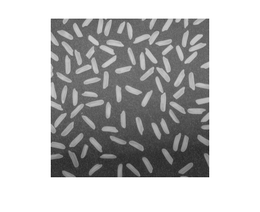
%> input picture rice.tif, 260 x 212 px, shrunk from 420 x 342 before the run
$ octave image_enhancement_grayscale.m   (GNU Octave 9; MATLAB toolbox functions it lacks are replaced by stand-ins)
%> lines starting %> are read from the running program, lines starting %| are printed output that depends on the picture; in (x1, y1, x2, y2) boxes, pixels count from 0 and x2, y2 are one past the last pixel; in counts of white or black regions, pixels touching at a corner belong together; the program's own positions count from 1

clear all;
clc;
A=[];
piA=[];


 III = rgb2gray(imread('rice.tif'));
%> III: size 212x260 uint8; min 22, max 255, mean 189.3
 II = imcrop(III,[80 30 240 200]);
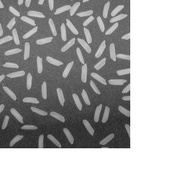
%> II: size 183x181 uint8; min 22, max 255, mean 169.9
 I = double(II);
 xmax = max(max(max(I)));
%> xmax = 255
 fim = I/xmax;


 canny_III = edge(III,'Canny');
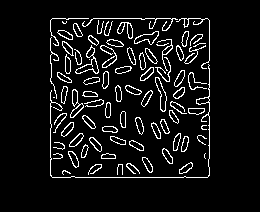
%> canny_III: size 212x260 logical; 7.6% white in thin lines or dots, all inside (x1, y1, x2, y2) = (50, 18, 210, 178)
 canny_II = imcrop(canny_III,[80 30 240 200]);
%> canny_II: size 183x181 logical; 8.9% white in thin lines or dots, all inside (x1, y1, x2, y2) = (0, 0, 131, 149)
 canny_I = double(canny_II);
 canny_max = max(max(max(canny_I)));
%> canny_max = 1
 canny_fim = canny_I/canny_max;


 sobel_III = edge(III,'Sobel');
 sobel_II = imcrop(sobel_III,[80 30 240 200]);
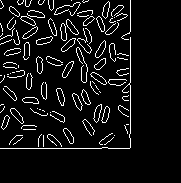
%> sobel_II: size 183x181 logical; 7.2% white in thin lines or dots, all inside (x1, y1, x2, y2) = (0, 0, 131, 149)
 sobel_I = double(sobel_II);
 sobel_max = max(max(max(sobel_I)));
%> sobel_max = 1
 sobel_fim = sobel_I/sobel_max;


% [34 lines of commented-out code are left out]
a=0.3; b=0.8;
threshold =0.9;


t1 = [a a a; 0 0 -1; b b b];
t2 = [a a b; a b 0; b 0 0];
t3 = [b b b; 0 0 0; a a a];
t4 = [b a a; 0 b a; 0 0 b];
t5 = [b a 0;b a 0; b a 0];
t6 = [a 0 b;a 0 b; a 0 b];
t7 = [0 0 0; b b b; a a a];
t8 = [0 b a; 0 b a; 0 b a];
t9 = [a a a; b b b;0 0 0];
t10 = [a b 0; a b 0;a b 0];
t11 = [0 0 0; a a a;b b b];
t12 = [0 a b; 0 a b; 0 a b];
t13 = [b b b; a a a; 0 0 0];
t14 = [b 0 a; b 0 a; b 0 a];
t15 = [b 0 0; b 0 a; a a b];
t16 = [0 0 b; 0 b a; b a a];


[r,k] = size(I);
%> r = 183; k = 181
fedgeim = zeros(r,k);
r1 = fim(2,:);
%> r1 = 181 values, max 1 at index 132, min 0.365 at index 130, mean 0.622
r2 = fim(r-1,:);
%> r2 = 181 values from 1 to 1
c1 = fim(:,2);
%> c1 = 183 values, max 1 at index 150, min 0.141 at index 148, mean 0.53
c2 = fim(:,k-1);
%> c2 = 183 values from 1 to 1
b1 = [0 r1 0];
%> b1 = 183 values, max 1 at index 133, min 0 at index 1, mean 0.615
b2 = [0 r2 0];
%> b2 = 183 values, max 1 at index 2, min 0 at index 1, mean 0.989
b3 = [c1 fim c2];
bfim = [b1;b3;b2];
bfim(1,1) = fim(1,1);
%> bfim: size 185x183 double; min 0, max 1, mean 0.669; mean of the top-left, top-right, bottom-left and bottom-right quarters 0.501, 0.776, 0.583, 0.811
bfim(r+2, k+2) = fim(r,k);
bfim(1,k+2) = fim(1,k);
bfim(r+2,1) = fim(r,1);
%> bfim: size 185x183 double; min 0.0863, max 1, mean 0.669

c= 0.2;
pibfim = c*(1-bfim);
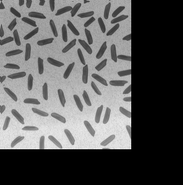
%> pibfim: size 185x183 double; min 0, max 0.183, mean 0.0662; drawn with min black and max white
pit1 = c*(1-t1);pit2 = c*(1-t2);pit3 = c*(1-t3);pit4 = c*(1-t4);pit5 = c*(1-t5);pit6 = c*(1-t6);pit7 = c*(1-t7);
pit8 = c*(1-t8);pit9 = c*(1-t9);pit10 = c*(1-t10);pit11 = c*(1-t11);pit12 = c*(1-t12);pit13 = c*(1-t13);
pit14 = c*(1-t14);pit15 = c*(1-t15);pit16 = c*(1-t16);


alpha= 0.8;
for i = 2:r+1
    for j = 2:k+1
        A = [bfim(i-1,j-1) bfim(i,j-1) bfim(i+1,j-1) ; bfim(i-1,j) bfim(i,j) bfim(i+1,j) ; bfim(i-1,j+1) bfim(i,j+1) bfim(i+1,j+1)];
        piA = [pibfim(i-1,j-1) pibfim(i,j-1) pibfim(i+1,j-1) ; pibfim(i-1,j) pibfim(i,j) pibfim(i+1,j) ; pibfim(i-1,j+1) pibfim(i,j+1) pibfim(i+1,j+1)];


        d1 = alpha*(1-3/4*abs((2*A + A*A +(1-A)*(1-A))/3-(2*t1 + t1*t1 +(1-t1)*(1-t1))/3));
        min1 =min(min(d1));
        d2 = alpha*(1-3/4*abs((2*A + A*A +(1-A)*(1-A))/3-(2*t2 + t2*t2 +(1-t2)*(1-t2))/3));
        min2 =min(min(d2));
        d3 = alpha*(1-3/4*abs((2*A + A*A +(1-A)*(1-A))/3-(2*t3 + t3*t3 +(1-t3)*(1-t3))/3));
        min3 =min(min(d3));
        d4 = alpha*(1-3/4*abs((2*A + A*A +(1-A)*(1-A))/3-(2*t4 + t4*t4 +(1-t4)*(1-t4))/3));
        min4 =min(min(d4));
        d5 = alpha*(1-3/4*abs((2*A + A*A +(1-A)*(1-A))/3-(2*t5 + t5*t5 +(1-t5)*(1-t5))/3));
        min5 =min(min(d5));
        d6 = alpha*(1-3/4*abs((2*A + A*A +(1-A)*(1-A))/3-(2*t6 + t6*t6 +(1-t6)*(1-t6))/3));
        min6 =min(min(d6));
        d7 = alpha*(1-3/4*abs((2*A + A*A +(1-A)*(1-A))/3-(2*t7 + t7*t7 +(1-t7)*(1-t7))/3));
        min7 =min(min(d7));
        d8 = alpha*(1-3/4*abs((2*A + A*A +(1-A)*(1-A))/3-(2*t8 + t8*t8 +(1-t8)*(1-t8))/3));
        min8 =min(min(d8));
        d9 = alpha*(1-3/4*abs((2*A + A*A +(1-A)*(1-A))/3-(2*t9 + t9*t9 +(1-t9)*(1-t9))/3));
        min9 =min(min(d9));
        d10 = alpha*(1-3/4*abs((2*A + A*A +(1-A)*(1-A))/3-(2*t10 + t10*t10 +(1-t10)*(1-t10))/3));
        min10 =min(min(d10));
        d11 = alpha*(1-3/4*abs((2*A + A*A +(1-A)*(1-A))/3-(2*t11 + t11*t11 +(1-t11)*(1-t11))/3));
        min11 =min(min(d11));
        d12 = alpha*(1-3/4*abs((2*A + A*A +(1-A)*(1-A))/3-(2*t12 + t12*t12 +(1-t12)*(1-t12))/3));
        min12 =min(min(d12));
        d13 = alpha*(1-3/4*abs((2*A + A*A +(1-A)*(1-A))/3-(2*t13 + t13*t13 +(1-t13)*(1-t13))/3));
        min13 =min(min(d13));
        d14 = alpha*(1-3/4*abs((2*A + A*A +(1-A)*(1-A))/3-(2*t14 + t14*t14 +(1-t14)*(1-t14))/3));
        min14 =min(min(d14));
        d15 = alpha*(1-3/4*abs((2*A + A*A +(1-A)*(1-A))/3-(2*t15 + t15*t15 +(1-t15)*(1-t15))/3));
        min15 =min(min(d15));
        d16 = alpha*(1-3/4*abs((2*A + A*A +(1-A)*(1-A))/3-(2*t16 + t16*t16 +(1-t16)*(1-t16))/3));
        min16 =min(min(d16));

        dd = [min1 min2 min3 min4 min5 min6 min7 min8 min9 min10 min11 min12 min13 min14 min15 min16];
        fedgeim(i-1,j-1) = max(dd);
    end

end
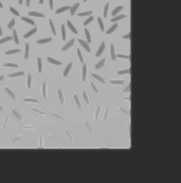
%> fedgeim: size 183x181 double; min 0.18, max 0.775, mean 0.472

fedgeimmax = max(max(fedgeim));
%> fedgeimmax = 0.775
edgeim = double((1/fedgeimmax)*(fedgeim));
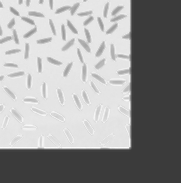
%> edgeim: size 183x181 double; min 0.232, max 1, mean 0.608

% figure, imshow(edgeimage);
% figure, imshow(uint8(I));


tt = edgeim;
%ttt = uint8(tt);
subplot(2,3,1),imshow(uint8(I))
title('original image');


for i = 1:r
    for j = 1:k
        if  tt(i,j)<threshold
            ed(i,j) = 255;
        else
            ed(i,j) = 0;
        end
    end
end
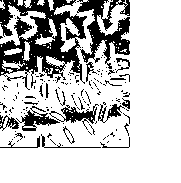
%> ed: size 183x181 double; 77.6% white; 148 black regions (126 under 20 px), largest, box (x1, y1, x2, y2) and area: (0, 0, 87, 90) 3679, (77, 0, 130, 69) 1560, (16, 106, 60, 131) 387


err_canny = immse(canny_fim, canny_fim);
%> err_canny = 0
psnr_canny = psnr(canny_fim, canny_fim);
%> psnr_canny = Inf
subplot(2,3,2), imshow(canny_I);
title('Canny method');
fprintf('\n The mean-squared error is %6.4f\n', err_canny);
%|  The mean-squared error is 0.0000
fprintf(' psnr is %6.4f\n', psnr_canny);
%|  psnr is    Inf


err_sobel = immse(sobel_fim, canny_fim);
%> err_sobel = 0.0319
psnr_sobel = psnr(sobel_fim, canny_fim);
%> psnr_sobel = 14.96
subplot(2,3,3), imshow(sobel_I);
title('Sobel method');
fprintf('\n The mean-squared error is %6.4f\n', err_sobel);
%|  The mean-squared error is 0.0319
fprintf(' psnr is %6.4f\n', psnr_sobel);
%|  psnr is 14.9605


subplot(2,3,4),imshow(tt)
title({'method2'});


err_tt= immse(tt, canny_fim);
%> err_tt = 0.407
psnr_tt= psnr(tt, canny_fim);
%> psnr_tt = 3.91
subplot(2,3,5),imshow(ed);
title('After applying threshold on result');
fprintf('\n The mean-squared error is %6.4f\n', err_tt);
%|  The mean-squared error is 0.4066
fprintf(' psnr is %6.4f\n', psnr_tt);
%|  psnr is 3.9078


% [6 lines of commented-out code are left out]
